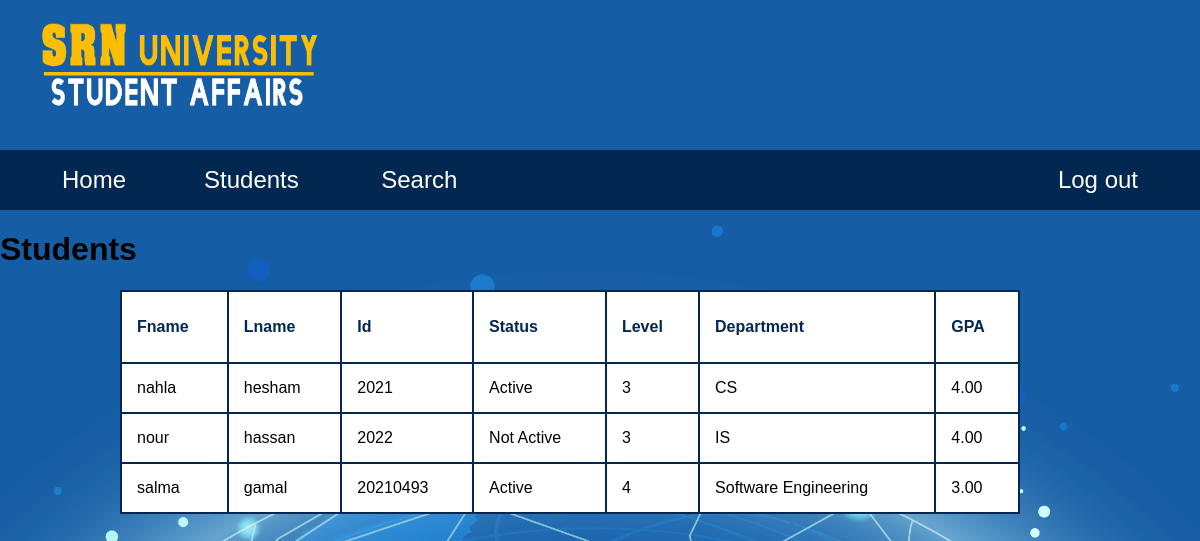
Page /our_students/vieww/ on the earlier database version.
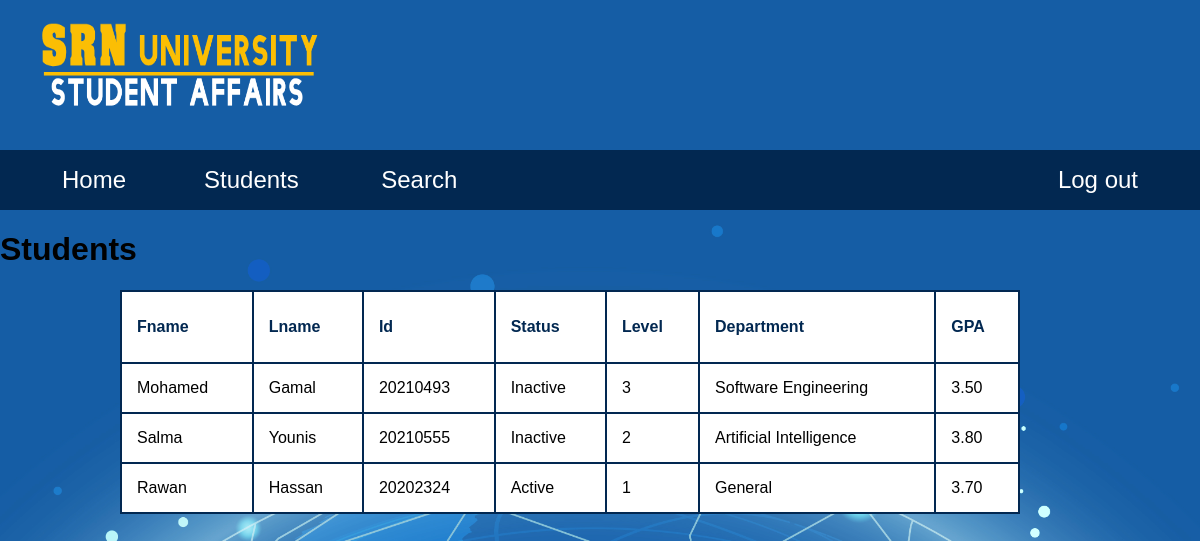
Same page on the later database version.
### our_students/models.py (models this page shows)
class students(models.Model):
    fname = models.CharField(max_length=255)
    lname = models.CharField(max_length=255)
    id = models.CharField(max_length=255,primary_key=True)
    status = models.CharField(max_length=255)
    level = models.IntegerField()
    department = models.CharField(max_length=20)
    gpa = models.DecimalField(max_digits=3,decimal_places=2)

### our_students/views.py (the view)
# urls.py: path('vieww/', views.vieww, name='vieww'),
def vieww(request):
  our_students = students.objects.all().values()
  template = loader.get_template('view.html')
  context = {
    'our_students': our_students,
  }
  return HttpResponse(template.render(context, request))

### our_students/templates/view.html (shortened to what this page needs)
{% load static %}
<!DOCTYPE html>
<html lang="en">
<head>
    <link rel="stylesheet" href="{% static 'styles/navStyle.css' %}">
    <link rel="stylesheet" href="{% static 'styles/view.css' %}">
</head>
<header class = "headofpage">
        <a style= "padding: 10px;"; href="Home.html"><img src="{% static 'styles/pics/newlogo.png' %}" style="width: 300px; height: 90px;padding: 20px;"/> </a>
        <div class ="navBar">
          <ul class ="navList">
            <li class="home"><a href="Home.html">Home </a></li>
            <div class = "dropdown">
              <li class="dropbtn">Students</li>
            </div>
            <li class ="s"><a href ="SearchStudent.html">Search</a></li>
            <li class="logout"><a href="Login.html">  Log out</a></li>
          </ul>
        </div>
        </header>
<body>
    <h1>Students</h1>
    <table border="1">
      <tr>
        <th>Fname</th>
        <th>Lname</th>
        <th>Id</th>
        <th>Status</th>
        <th>Level</th>
        <th>Department</th>
        <th>GPA</th>
      </tr>
        {% for x in our_students %}
          <tr>
             <td> {{ x.fname }}</td>
             <td>{{ x.lname }}</td>
             <td>{{ x.id }}</td>
             <td> {{ x.status}}</td>
             <td>{{ x.level }}</td>
              <td> {{ x.department }}</td>
              <td>{{ x.gpa }}</td>
          </tr>
        {% endfor %}
      </table>
</body>
</html>

Differences in the rows shown:
removed students: fname "nahla", lname "hesham", id "2021", status "Active", level "3", department "CS", gpa "4.00"
removed students: fname "nour", lname "hassan", id "2022", status "Not Active", level "3", department "IS", gpa "4.00"
changed students "Software Engineering": fname "salma" → "Mohamed"; lname "gamal" → "Gamal"; status "Active" → "Inactive"; level "4" → "3"; gpa "3.00" → "3.50"
added students: fname "Salma", lname "Younis", id "20210555", status "Inactive", level "2", department "Artificial Intelligence", gpa "3.80"
added students: fname "Rawan", lname "Hassan", id "20202324", status "Active", level "1", department "General", gpa "3.70"
